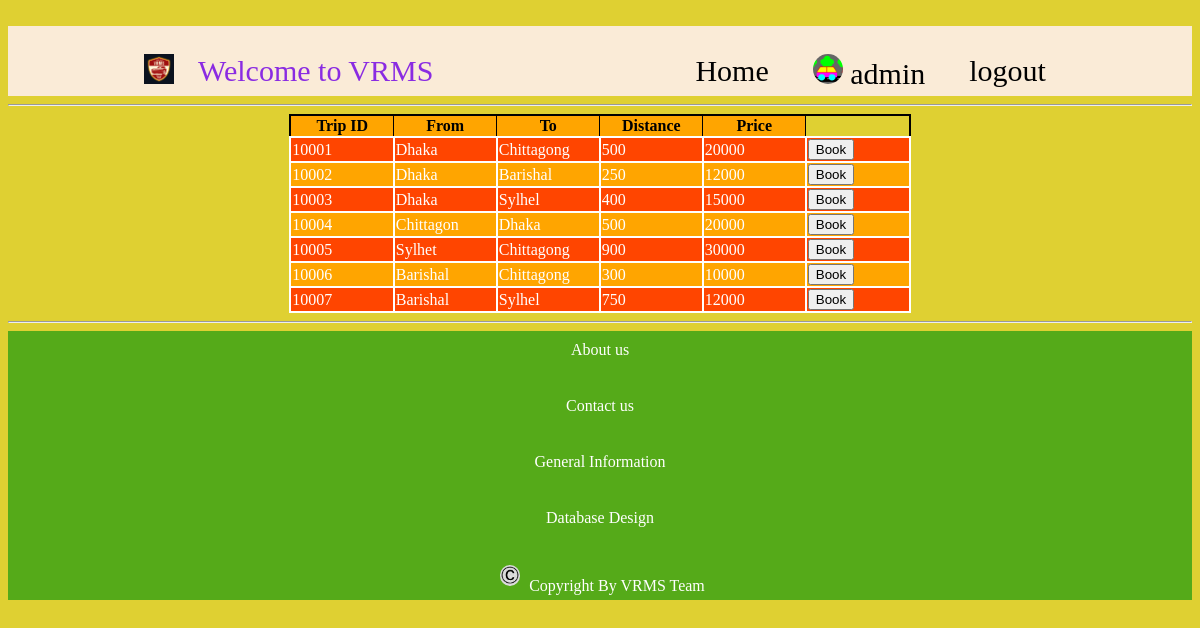
Before: /view/homepage.php (signed in) with the older database file.
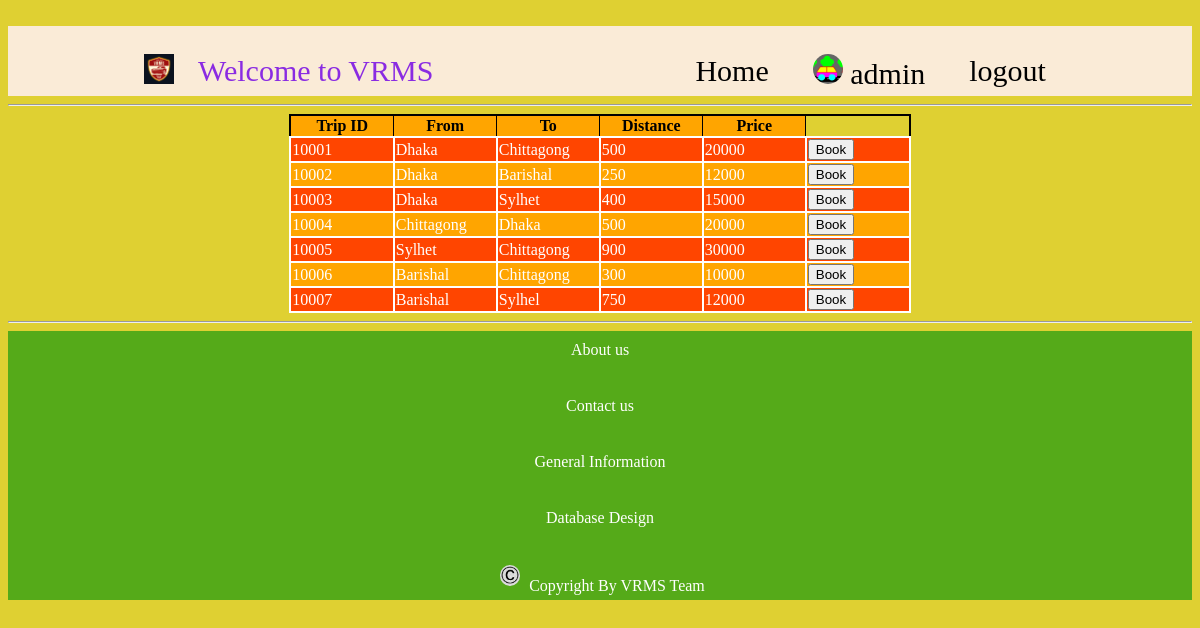
After: the same page with the newer database file.
### tables this page shows
CREATE TABLE `trips` (
  `trip_id` int(11) NOT NULL,
  `departure` varchar(20) NOT NULL,
  `destination` varchar(20) NOT NULL,
  `distance` int(11) NOT NULL DEFAULT 0,
  `price` int(11) NOT NULL DEFAULT 0
);

### model/user_model.php (called while the page is built, shortened)
<?php
    function getAvailableTrip()
    {
        $conn = getconnection();
        $sql = "select * from trips";
        $result = mysqli_query($conn, $sql);
        return $result;
    }
?>

### view/homepage.php (the view, shortened to what this page needs)
<!DOCTYPE html>
<html lang="en">
<head>
    <link rel="stylesheet" href="style.css">
</head>
<body>
    <center>
    <?php require_once 'header.php'; ?>
    <?php
    require_once '../model/user_model.php';
    $result = getAvailableTrip();
    if($result->num_rows == 0)
    {
        ?>
        <h1>
            No result Found
        </h1>
        <?php
    }
    else
    {
        ?>
        <table border="3px">
            <tr>
                <th style="width: 100px;">Trip ID</th>
                <th style="width: 100px;">From</th>
                <th style="width: 100px;">To</th>
                <th style="width: 100px;">Distance</th>
                <th style="width: 100px;">Price</th>
            </tr>
            <?php
                if ($result->num_rows > 0)
                {
                    while($row = $result->fetch_assoc())
                    {
                        ?>
                        <tr>
                            <td><?php echo $row["trip_id"]; ?></td>
                            <td><?php echo $row["departure"]; ?></td>
                            <td><?php echo $row["destination"]; ?></td>
                            <td><?php echo $row["distance"]; ?></td>
                            <td><?php echo $row["price"]; ?></td>
                            <td style="width: 100px;">
                                <form action="book.php">
                                    <button name="tripid" value="<?php echo $row["trip_id"];?>">Book</button>
                                </form>
                            </td>
                        </tr>
                        <?php
                    }
                }
                else
                {
                    echo "0 results";
                }
            ?>
        </table>
        <?php
    }
    ?>
    </center>
    <?php require_once 'footer.php'; ?>
</body>
</html>

Changed rows visible on the page:
changed trips id 10003: destination "Sylhel" → "Sylhet"
changed trips id 10004: departure "Chittagon" → "Chittagong"
